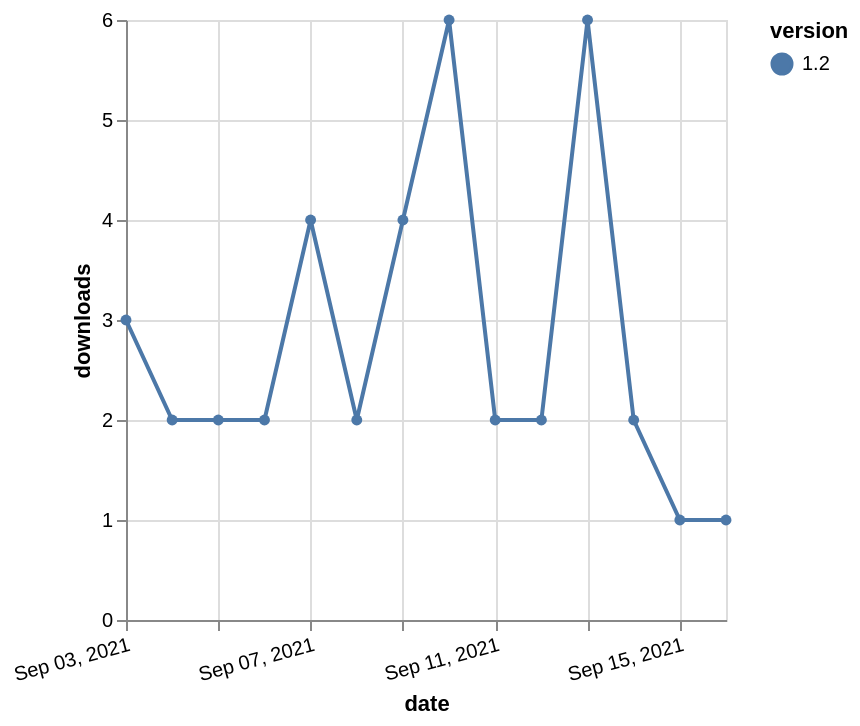

Here is the Vega-Lite specification saved for this chart:
### Vega-Lite specification from a JSON file in a GitHub repository (floating-point values rounded to 4 significant figures)
{"$schema": "https://vega.github.io/schema/vega-lite/v5.json", "description": "A simple bar chart with embedded data.", "data": {"values": [{"date": "2021-09-03", "total": 2456, "delta": 3, "version": "1.2"}, {"date": "2021-09-04", "total": 2458, "delta": 2, "version": "1.2"}, {"date": "2021-09-05", "total": 2460, "delta": 2, "version": "1.2"}, {"date": "2021-09-06", "total": 2462, "delta": 2, "version": "1.2"}, {"date": "2021-09-07", "total": 2466, "delta": 4, "version": "1.2"}, {"date": "2021-09-08", "total": 2468, "delta": 2, "version": "1.2"}, {"date": "2021-09-09", "total": 2472, "delta": 4, "version": "1.2"}, {"date": "2021-09-10", "total": 2478, "delta": 6, "version": "1.2"}, {"date": "2021-09-11", "total": 2480, "delta": 2, "version": "1.2"}, {"date": "2021-09-12", "total": 2482, "delta": 2, "version": "1.2"}, {"date": "2021-09-13", "total": 2488, "delta": 6, "version": "1.2"}, {"date": "2021-09-14", "total": 2490, "delta": 2, "version": "1.2"}, {"date": "2021-09-15", "total": 2491, "delta": 1, "version": "1.2"}, {"date": "2021-09-16", "total": 2492, "delta": 1, "version": "1.2"}]}, "width": "container", "mark": {"type": "line", "point": {"filled": true}}, "encoding": {"x": {"field": "date", "type": "temporal", "timeUnit": "yearmonthdate", "title": "date", "axis": {"labelAngle": -15}}, "y": {"field": "delta", "type": "quantitative", "title": "downloads"}, "color": {"field": "version", "type": "nominal"}, "tooltip": {"field": "delta"}}}
